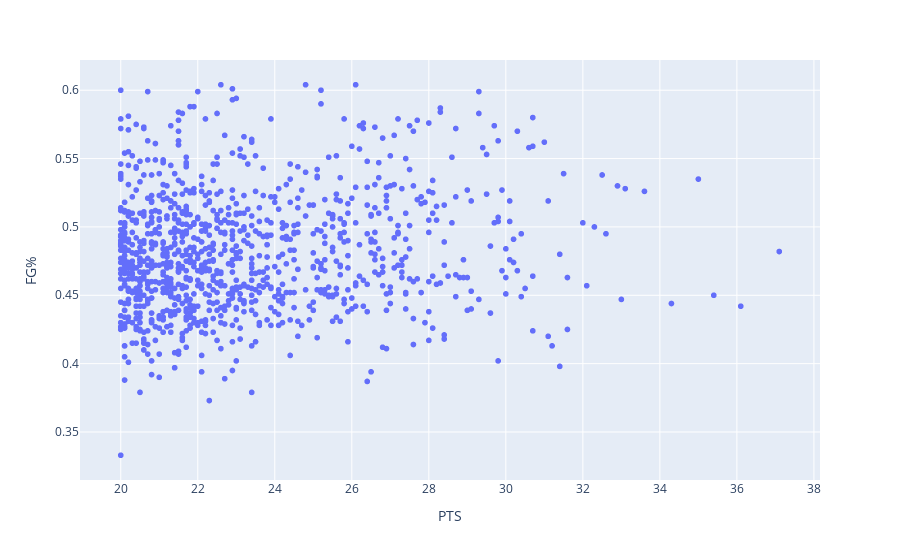

Notebook source saved alongside this figure:
### Code cell
#selecting only players with more than 20pts avg
morethan20 = pergamedata[pergamedata['PTS']>=20]
#morethan20.info()
px.scatter(morethan20, x = 'PTS', y = 'FG%', hover_data  = ['Player'])

### Figure 1 — Plotly figure (JSON) as saved in the notebook; plotly's stock layout.template omitted (floating-point values rounded to 4 significant figures; data arrays with more than 128 entries replaced by an {"elided": "..."} marker saying what was removed)
{"data": [{"customdata": {"elided": "1051x1 str values"}, "hovertemplate": "PTS=%{x}<br>FG%=%{y}<br>Player=%{customdata[0]}<extra></extra>", "legendgroup": "", "marker": {"color": "#636efa", "symbol": "circle"}, "mode": "markers", "name": "", "showlegend": false, "type": "scattergl", "x": {"elided": "1051 float values"}, "xaxis": "x", "y": {"elided": "1051 float values"}, "yaxis": "y"}], "layout": {"legend": {"tracegroupgap": 0}, "margin": {"t": 60}, "xaxis": {"anchor": "y", "domain": [0, 1], "title": {"text": "PTS"}}, "yaxis": {"anchor": "x", "domain": [0, 1], "title": {"text": "FG%"}}}}
